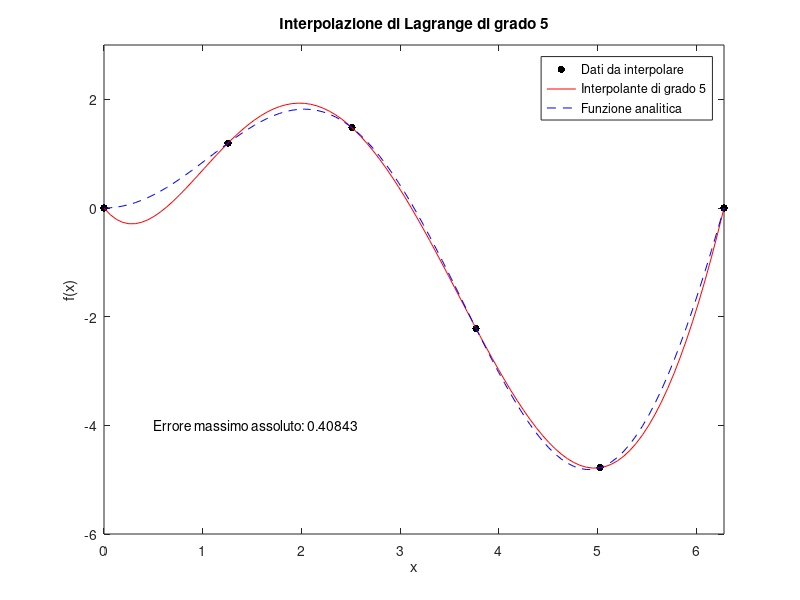

This figure's MATLAB source:
clc; clear all; close all;

% Esercitazione di 'Metodi Numerici in Ingegneria Aerospaziale'
% Prof. G. Coppola
% 
% Script di esercitazione sulla costruzione e sull'utilizzo della matrice
% di Vandermonde per la interpolazione Lagrangiana.

% Il presente codice effettua la interpolazione Lagrangiana 1D di dati 
% assegnati su mesh arbitrario costruendo la matrice di Vandermonde e
% risolvendo il sistema lineare.

% Assegnazioni preliminari.
g  = 5;                 % Grado del polinomio interpolante.
Np = g+1;               % Numero di punti del mesh.
L  = 2*pi;              % Definizione della lunghezza del dominio.
x  = linspace(0,L,Np);  % Mesh equispaziato sul dominio [0.L].
x  = x(:);              % Riduzione 'universale' a vettore colonna.
V  = nan(Np);           % Allocazione della matrice di Vandermonde.
f  = x.*sin(x);         % Valori della funzione di esempio da interpolare.

% Costruzione della matrice di Vandermonde.
for i = 1:Np
   V(:,i)= x.^(i-1);    % Assegnazione alla colonna i-ma di V.
end

% Calcolo dei coefficienti della interpolante
a  = V\f;               % Risoluzione del sistema lineare.
xf = linspace(0,L,100); % Mesh 'fitto' per la grafica.
ff = xf.*sin(xf);       % Funzione da interpolare sul mesh 'fitto'.
% Calcolo del polinomio interpolante sul mesh 'fitto'.
P = 0;
for j = 1:Np
    P = P + a(j)*xf.^(j-1);
end
err = norm(P-ff,inf);
% Grafica
plot(x,f,'k.','markersize',16); hold on;
plot(xf,P,'r-',xf,ff,'b--')
title (['Interpolazione di Lagrange di grado ',num2str(g)]);
text (0.5,-4,['Errore massimo assoluto: ',num2str(err)]);

% title(['Errore massimo assoluto: ',num2str(err)])
legend('Dati da interpolare',['Interpolante di grado ',num2str(g)],...
       'Funzione analitica')
xlabel('x'); ylabel('f(x)'); axis([0 L -6 3])
drawnow
